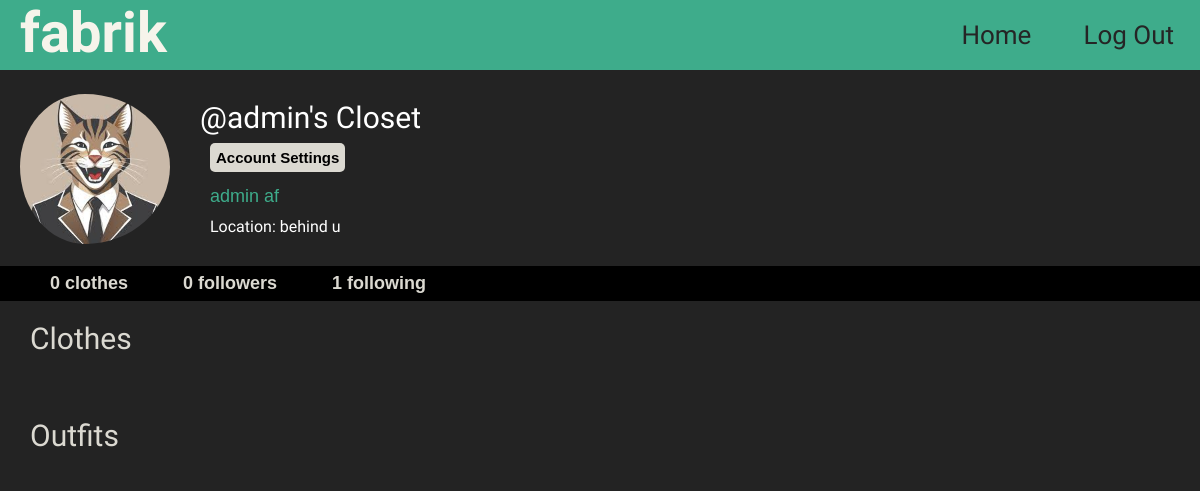
The page /profile/admin (signed in) on the database as committed earlier.
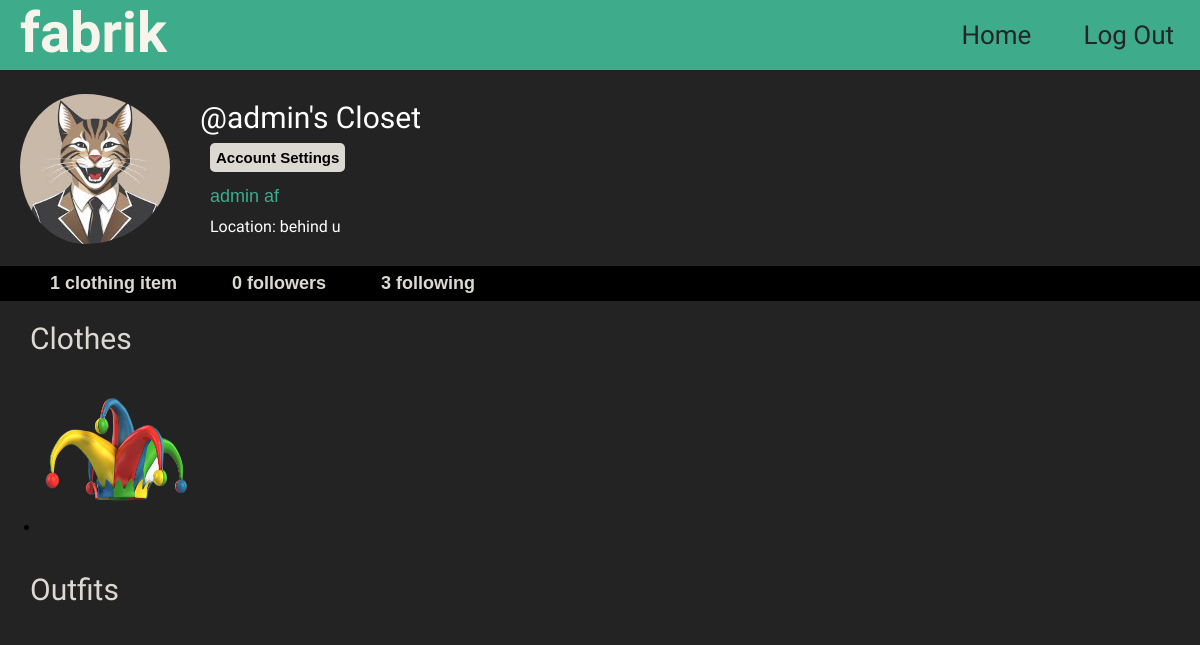
The same page on the database as committed later.
### core/models.py (models this page shows, shortened)
class ClosetItem(models.Model):
    CATEGORY_CHOICES = [
        ('Tops', 'Tops'),
        ('Bottoms', 'Bottoms'),
        ('Shoes', 'Shoes'),
        ('Hats', 'Hats'),
        ('Accessories', 'Accessories')
    ]
    user = models.ForeignKey(User, on_delete=models.CASCADE)  # Links each item to a specific user
    category = models.CharField(max_length=20, choices=CATEGORY_CHOICES)  # Selects the item category
    item_name = models.CharField(max_length=100)  # Name or description of the item
    image = models.ImageField(upload_to='closet_items')  # Image of the clothing item
    date_added = models.DateTimeField(default=datetime.now)  # Date the item was added
    size = models.CharField(max_length=10, blank=True, null=True)  # e.g., S, M, L
    color = models.CharField(max_length=50, blank=True, null=True)  # e.g., Red, Blue
    brand = models.CharField(max_length=50, blank=True, null=True)  # e.g., Nike, Zara

### core/views.py (the view)
# urls.py: path('profile/<str:pk>', views.profile, name='profile'),
@login_required(login_url='signin')
def profile(request, pk):
    user_object = User.objects.get(username=pk)
    user_profile = Profile.objects.get(user=user_object)
    user_clothing = ClosetItem.objects.filter(user=user_object).order_by('-date_added')
    user_clothing_length = len(user_clothing)
    follower = request.user.username
    user = pk
    if FollowersCount.objects.filter(follower=follower, user=user).first():
        button_text = 'Unfollow'
    else:
        button_text = 'Follow'
    user_followers = len(FollowersCount.objects.filter(user=pk))
    user_following = len(FollowersCount.objects.filter(follower=pk))
    is_own_profile = (request.user == user_object)
    context = {
        'user_object': user_object,
        'user_profile': user_profile,
        'user_clothing': user_clothing,
        'user_clothing_length': user_clothing_length,
        'button_text': button_text,
        'user_followers': user_followers,
        'user_following': user_following,
        'is_own_profile': is_own_profile
    }
    return render(request, 'profile.html', context)

### templates/profile.html (shortened to what this page needs)
{% load static %}
<!DOCTYPE html>
<html lang="en">
<head>
	<link rel="stylesheet" href="{% static 'css/profile.css' %}">
</head>
<body>
 <div class="container">
    <div class="main">
        <div class="topbar">
			<div class="col logo">
				<a href="/">fabrik</a>
			</div>
			<div class="col topbar-contents">
				<a href="logout">Log Out</a>
				<a href="/">Home</a>
			</div>
        </div>
        <div class="row profile-section">
			<div class="col-md-6">
				<img src="{{user_profile.profileimg.url}}" class="profile-img" width="150">
			</div>
			<div class="col-md-6">
				<div class="closet">
					<h3>@{{user_profile.user.username}}'s Closet
						<form action="/follow" method="POST">
							<div class="profile-info">
								{% if user_object.username != user.username %}
								<a data-ripple=""><button type="submit" class="settings-or-follow">{{button_text}}</button></a>
								{% else %}
								<a href="/settings" data-ripple=""><button type="submit" class="settings-or-follow" >Account Settings</button></a>
								{% endif %}
							</div>
						</form>
						<div class="bio">{{user_profile.bio}}</div>
						<div class="location" style="font-size: 1rem; color: white; margin: 10px;">Location: {{user_profile.location}}</div>
					</h3>
				</div>
			</div>
		</div>
		<div class="row following-info">
			<form action="/follow" method="POST">
				<div class="profile-info">
					{% if user_clothing_length == 0 %}
					<span class="info-bar-items"><b>0 clothes</b></span>
					{% elif user_clothing_length == 1 %}
					<span class="info-bar-items"><b>{{user_clothing_length}} clothing item</b></span>
					{% else %}
					<span class="info-bar-items"><b>{{user_clothing_length}} clothes</b></span>
					{% endif %}
					{% if user_followers == 1 %}
					<span class="info-bar-items"><b>{{user_followers}} follower</b></span>
					{% else %}
					<span class="info-bar-items"><b>{{user_followers}} followers</b></span>
					{% endif %}
					<span class="info-bar-items"><b>{{user_following}} following</b></span>
				</div>
			</form>
		</div>
		<div class="row content-section">
            <div class="timeline">
				{% if is_own_profile %}
					<div class="items">
						Clothes
					</div>
					<ul class="row photos">
						{% for clothing in user_clothing %}
						<li>
							<a class="strip" href="{{clothing.image.url}}" title="" data-strip-group="mygroup" data-strip-group-options="loop: false">
								<img src="{{clothing.image.url}}" style="height: 150px; width: 150px;" class="clothing" alt=""></a>
						</li>
						{% endfor %}
					</ul>
				{% endif %}
				<div class="items">
					Outfits
				</div>
            </div>
        </div>
    </div>
 </div>
</body>
</html>

Rows that differ between the two databases and show on the page:
added ClosetItem: image (picture)
Other text that changed with them:
{{ user_clothing_length }}: (not shown) → "1"
{{ user_following }}: "1" → "3"
text no longer shown: "0 clothes"
text now shown: "clothing item"
